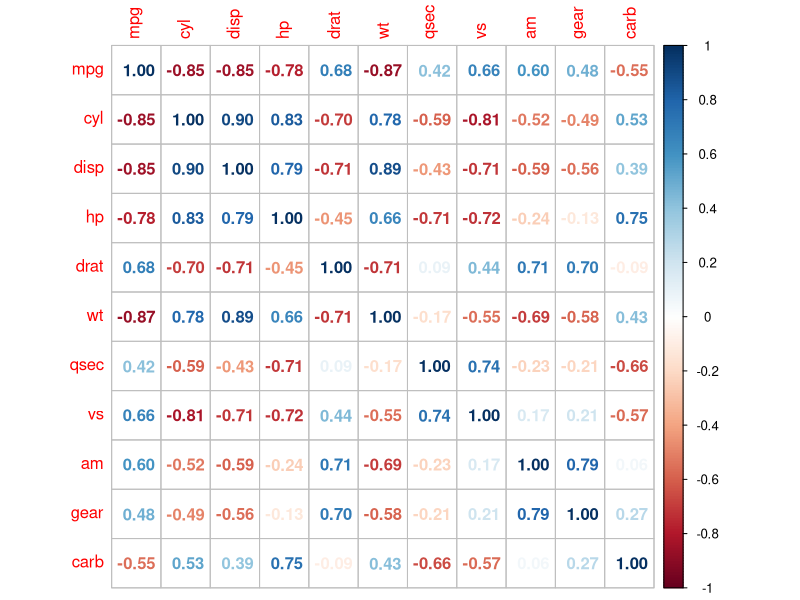
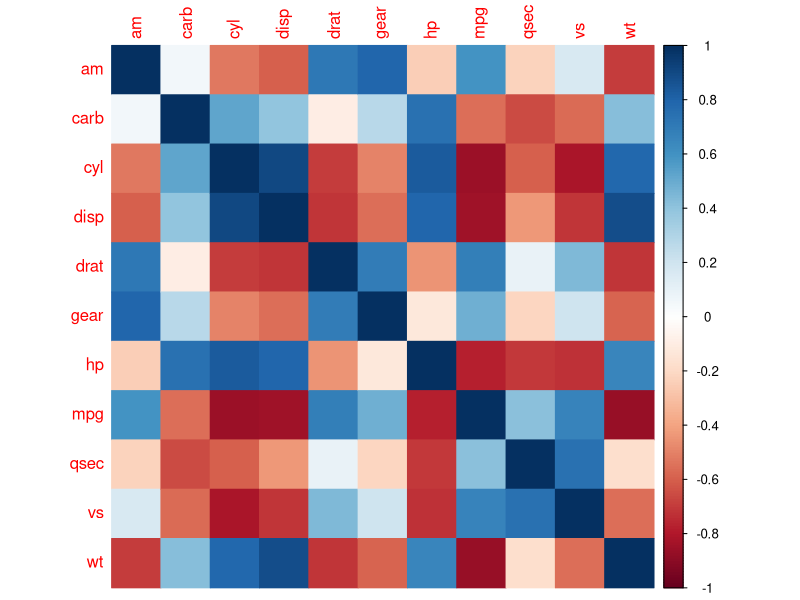
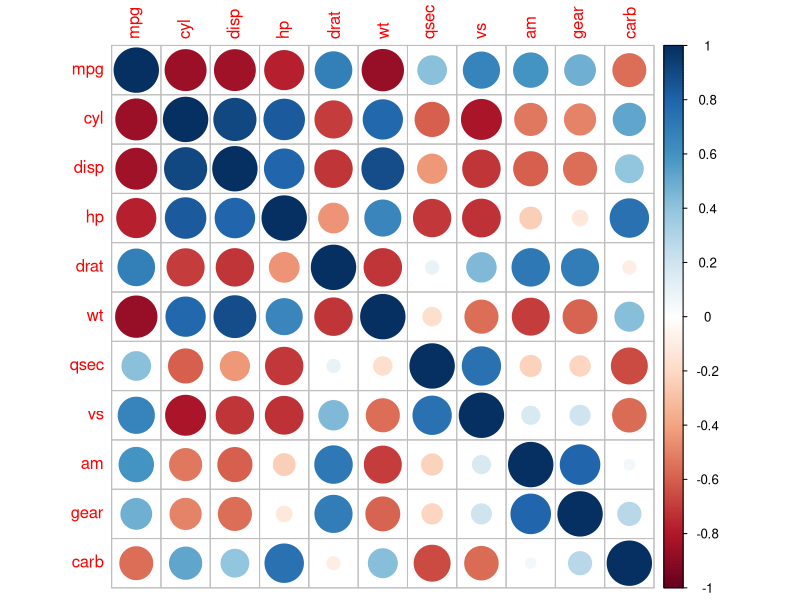
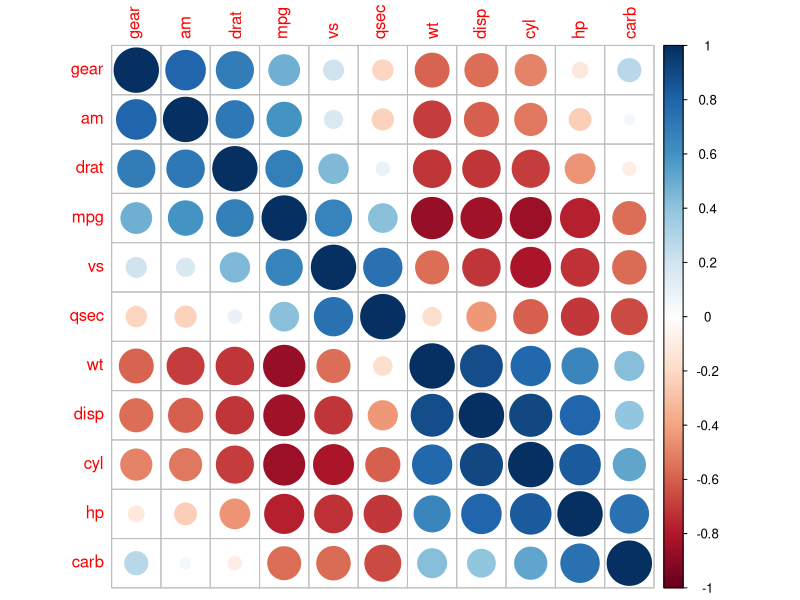
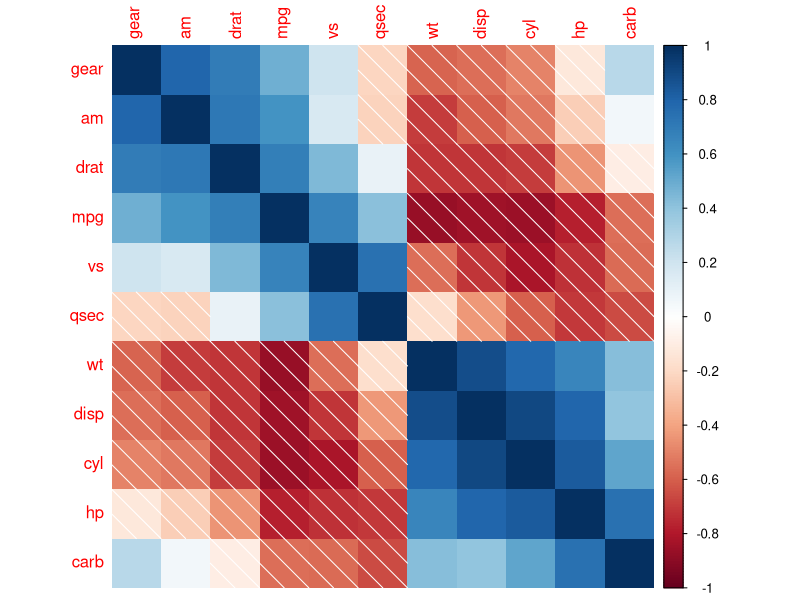
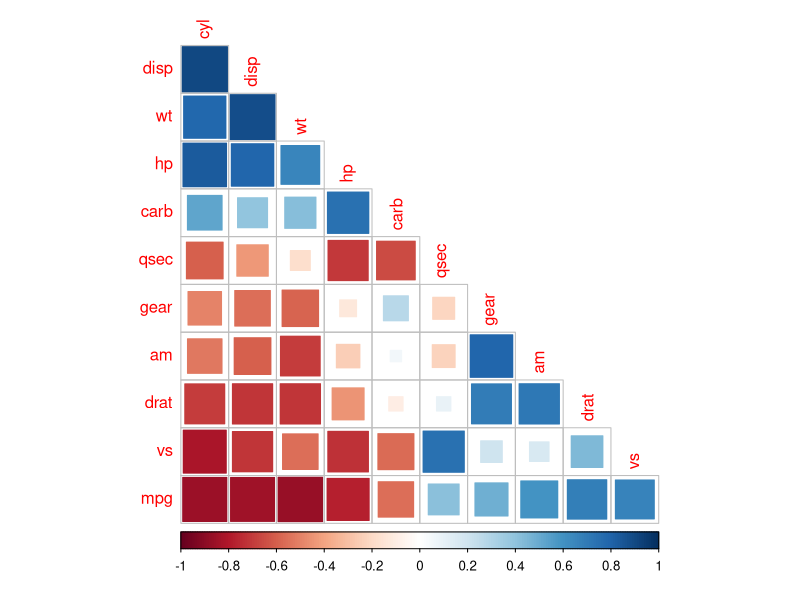
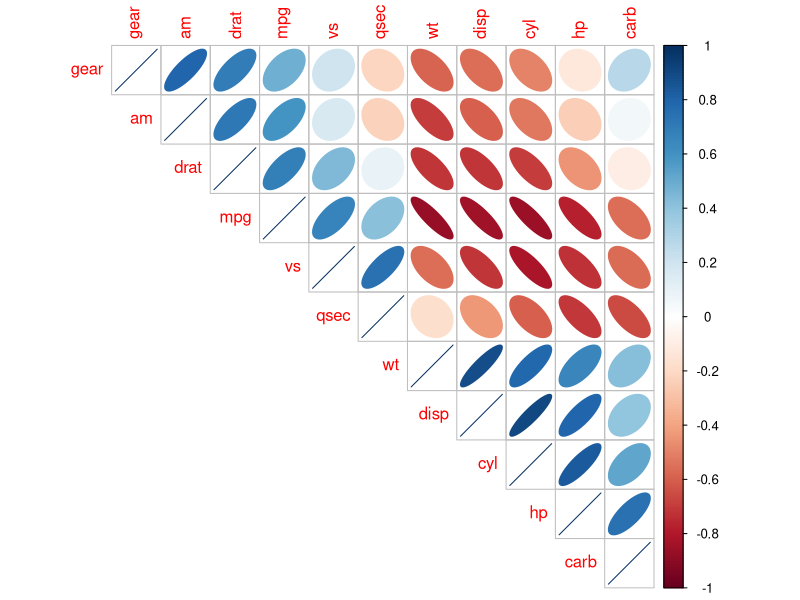
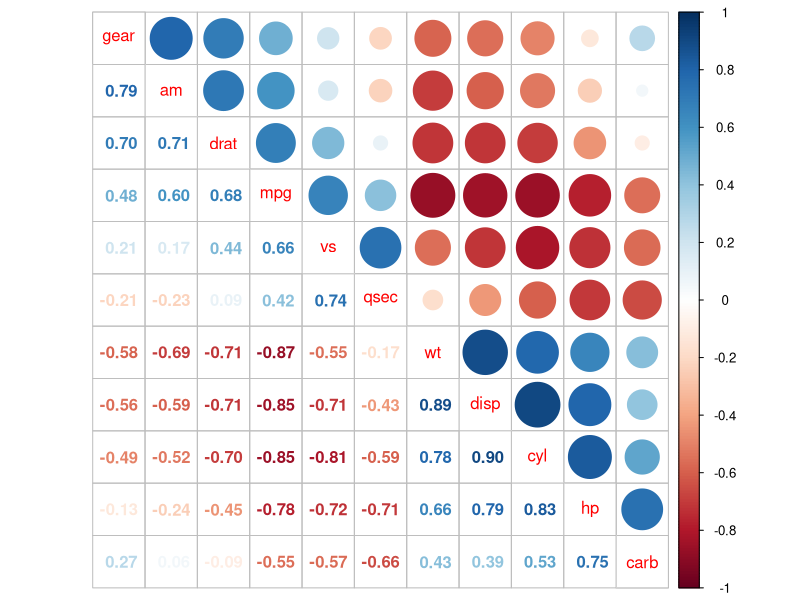

Write the R code that produced these figures, in order.
## ---- chunk 1
set.seed(0) # we need reproducible results
knitr::opts_chunk$set(
  fig.align = 'center',
  fig.path = 'webimg/',
  fig.width = 6,
  fig.height = 6,
  dev = 'png')

get_os = function(){
  sysinf = Sys.info()
  if (!is.null(sysinf)){
    os = sysinf['sysname']
    if (os == 'Darwin')
      os = 'osx'
  } else { ## mystery machine
    os = .Platform$OS.type
    if (grepl('^darwin', R.version$os))
      os = 'osx'
    if (grepl('linux-gnu', R.version$os))
      os = 'linux'
  }
  tolower(os)
}
if(get_os() =='windows' & capabilities('cairo')){
  knitr::opts_chunk$set(dev.args = list(type='cairo'))
}
## ---- chunk 2
library(corrplot)
M = cor(mtcars)
corrplot(M, method = 'number') 
corrplot(M, method = 'color', order = 'alphabet') # colorful number
corrplot(M) # by default, method = 'circle'
corrplot(M, order = 'AOE') # after 'AOE' reorder
corrplot(M, method = 'shade', order = 'AOE') 
corrplot(M, method = 'square', order = 'FPC', type = 'lower', diag = FALSE)
corrplot(M, method = 'ellipse', order = 'AOE', type = 'upper')
corrplot.mixed(M, order = 'AOE')
corrplot.mixed(M, lower = 'color', upper = 'pie', order = 'hclust')
## ---- chunk 3
corrplot(M, order = 'hclust', addrect = 2)
corrplot(M, method = 'square', order = 'hclust', addrect = 3)
## ---- chunk 4
# use namesMat parameter
r = rbind(c('gear', 'wt', 'qsec', 'carb'),
        c('wt', 'gear', 'carb', 'qsec'))
# Since R 4.1.0, the better way is the following one line code: 
# corrplot(M, order = 'AOE') |> corrRect(namesMat = r)
corrplot(M, order = 'AOE') -> p
corrRect(p, namesMat = r)

# show the return list of corrplot()
attributes(p)
print(p$corr, digits=2)
head(p$corrPos)
p$arg

# use name parameter
# Since R 4.1.0, the better way is the following one line code: 
# corrplot(M, order = 'AOE') |> corrRect(name = c('gear', 'wt', 'carb'))
corrplot(M, order = 'AOE') -> p
corrRect(p, name = c('gear', 'wt', 'carb'))
## ---- chunk 5
## diverging color example, suitable for matrix in [-N, N]
col1 = colorRampPalette(c('#7F0000', 'red', '#FF7F00', 'yellow', 'white',
                           'cyan', '#007FFF', 'blue', '#00007F'))
col2 = colorRampPalette(c('red', 'white', 'blue'))	

library(RColorBrewer)
# use RcolorBrewer color
corrplot(M, type = 'upper', order = 'hclust', col = brewer.pal(n = 8, name = 'RdBu'))

## bottom color legend, diagonal text legend, rotate text label
corrplot(M, order = 'AOE', cl.pos = 'b', tl.pos = 'd', col = col1(10), diag = FALSE)

## text labels rotated 45 degrees and  wider color legend with numbers right aligned
corrplot(M, type = 'lower', order = 'hclust', tl.col = 'black', cl.ratio = 0.2, tl.srt = 45, col = col2(10))

## remove color legend, text legend and principal diagonal glyph
corrplot(M, order = 'AOE', cl.pos = 'n', tl.pos = 'n', col = c('white', 'black'), bg = 'gold2')  
## ---- chunk 6
## color example, suitable for matrix in [-N, 0] or [0, N]
col3 = colorRampPalette(c('white', 'cyan', '#007FFF', 'blue'))

N = matrix(runif(80, 50, 60), 8)
corrplot(N, is.corr = FALSE, col.lim = c(50, 60), col = col3(10), win.asp = 0.8)
## ---- chunk 7
# when is.corr=TRUE, col.lim only affect the color legend display
corrplot(M/2)
corrplot(M/2, col.lim=c(-0.5, 0.5))
## ---- chunk 8
M2 = M
diag(M2) = NA
colnames(M2)[1:5] = c('alpha', 'beta', '$alpha+beta', '$alpha[0]', '$alpha[beta]')
rownames(M2)[1:5] = c('$alpha', '$beta', NA, '$alpha[0]', '$alpha[beta]')
corrplot(10*abs(M2), col = col3(10), is.corr = FALSE, col.lim = c(0, 10))
## ---- chunk 9
testRes = cor.mtest(mtcars, conf.level = 0.95)

## specialized the insignificant value according to the significant level
corrplot(M, p.mat = testRes$p, sig.level = 0.05, order = 'hclust', addrect = 2) 

## leave blank on no significant coefficient
corrplot(M, p.mat = testRes$p, method = 'circle', type = 'lower', insig='blank',
         addCoef.col ='black', number.cex = 0.8, order = 'AOE', diag=FALSE)

## add p-values on no significant coefficients
corrplot(M, p.mat = testRes$p, insig = 'p-value')

## add all p-values
corrplot(M, p.mat = testRes$p, insig = 'p-value', sig.level = -1)

## add significant level stars
corrplot(M, p.mat = testRes$p, method = 'color', diag = FALSE, type = 'upper',
         sig.level = c(0.001, 0.01, 0.05), pch.cex = 0.9, 
         insig = 'label_sig', pch.col = 'grey20', order = 'AOE')

## add significant level stars and cluster rectangles
corrplot(M, p.mat = testRes$p, tl.pos = 'd', order = 'hclust', addrect = 2,
         insig = 'label_sig', sig.level = c(0.001, 0.01, 0.05), pch.cex = 0.9, pch.col = 'grey20')
## ---- chunk 10
# Visualize confidence interval
corrplot(M, lowCI = testRes$lowCI, uppCI = testRes$uppCI, order = 'hclust',
         tl.pos = 'd', rect.col = 'navy', plotC = 'rect', cl.pos = 'n')

# Visualize confidence interval and cross the significant coefficients
corrplot(M, p.mat = testRes$p, lowCI = testRes$lowCI, uppCI = testRes$uppCI,
         addrect = 3, rect.col = 'navy', plotC = 'rect', cl.pos = 'n')
